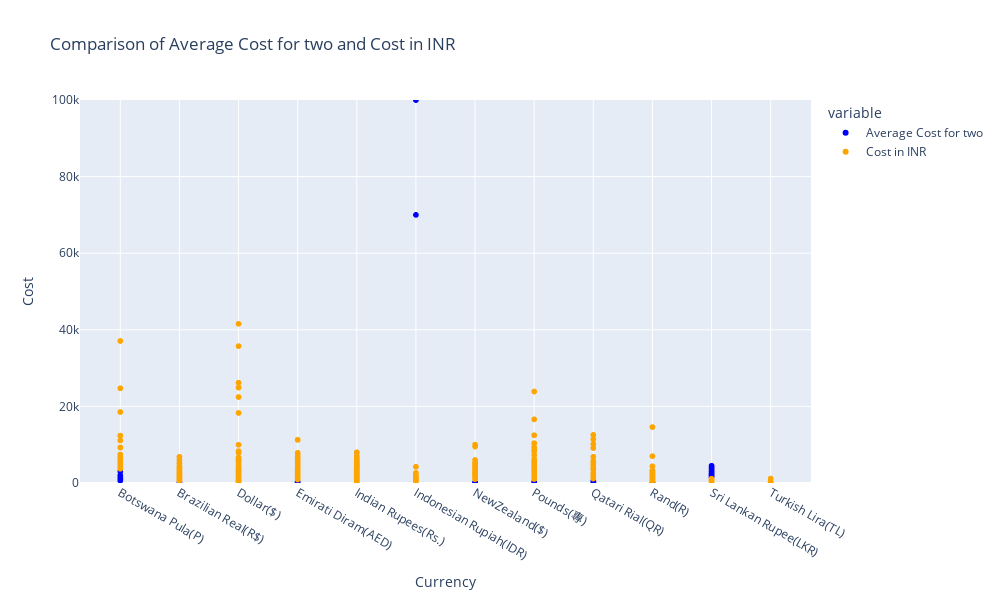

Source (notebook cell):
### Code cell
import plotly.express as px

# Create a scatter plot
fig = px.scatter(data, x='Currency', y=['Average Cost for two', 'Cost in INR'],
                 labels={'value': 'Cost'},
                 title='Comparison of Average Cost for two and Cost in INR',
                 color_discrete_map={'Average Cost for two': 'blue', 'Cost in INR': 'orange'})

# Increase the size of the plot and set y-axis range
fig.update_layout(height=600, width=1000, yaxis=dict(range=[0, 100000]))
# Show the plot
fig.show()

### Figure 1 — Plotly figure (JSON) as saved in the notebook; plotly's stock layout.template omitted (floating-point values rounded to 4 significant figures; data arrays with more than 128 entries replaced by an {"elided": "..."} marker saying what was removed)
{"data": [{"hovertemplate": "variable=Average Cost for two<br>Currency=%{x}<br>Cost=%{y}<extra></extra>", "legendgroup": "Average Cost for two", "marker": {"color": "blue", "symbol": "circle"}, "mode": "markers", "name": "Average Cost for two", "showlegend": true, "type": "scattergl", "x": {"elided": "9551 str values"}, "xaxis": "x", "y": {"elided": "9551 int values"}, "yaxis": "y"}, {"hovertemplate": "variable=Cost in INR<br>Currency=%{x}<br>Cost=%{y}<extra></extra>", "legendgroup": "Cost in INR", "marker": {"color": "orange", "symbol": "circle"}, "mode": "markers", "name": "Cost in INR", "showlegend": true, "type": "scattergl", "x": {"elided": "9551 str values"}, "xaxis": "x", "y": {"elided": "9551 float values"}, "yaxis": "y"}], "layout": {"height": 600, "legend": {"title": {"text": "variable"}, "tracegroupgap": 0}, "title": {"text": "Comparison of Average Cost for two and Cost in INR"}, "width": 1000, "xaxis": {"anchor": "y", "domain": [0, 1], "title": {"text": "Currency"}}, "yaxis": {"anchor": "x", "domain": [0, 1], "range": [0, 100000], "title": {"text": "Cost"}}}}
